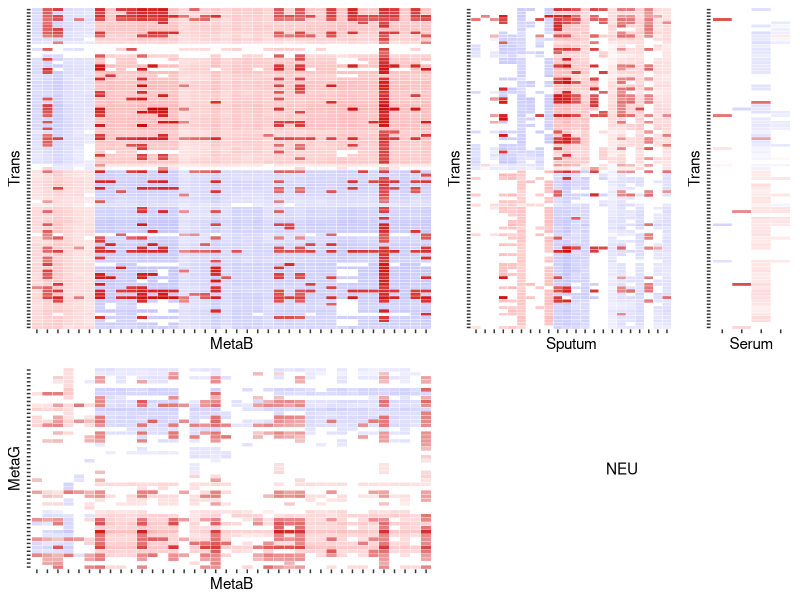
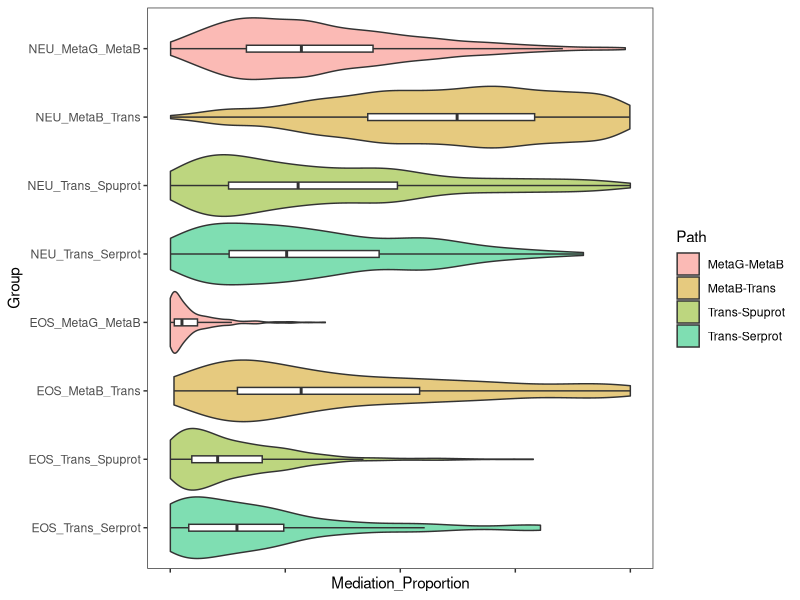
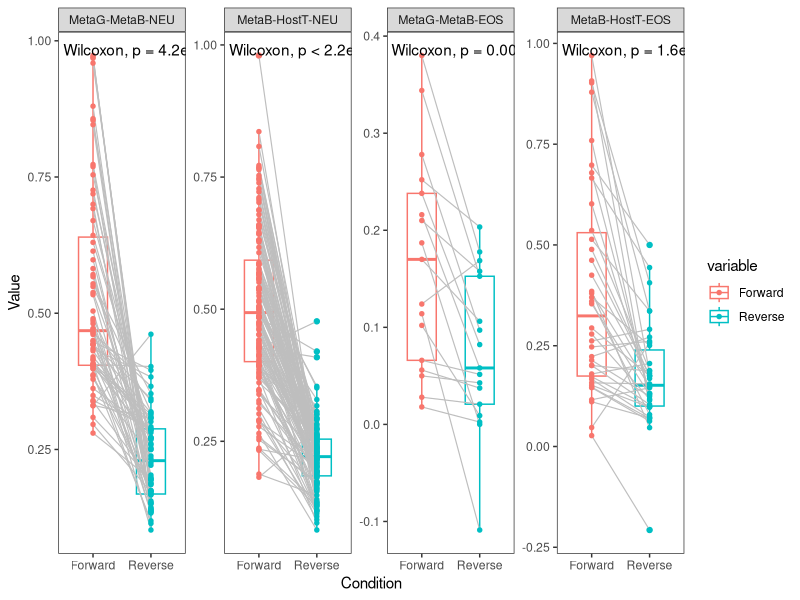

The R source for these figures, in order:
library(data.table)
library(dplyr)
library(reshape2)
library(ggplot2)
library(ggdendro)
library(readxl)
library(ggpubr)

excel_sheets("Fig E4 data.xlsx")

# Figure E4a ---------------------------------
CorrDf_metab.metag_neu <- read_excel("Fig E4 data.xlsx", sheet = "MetaG-MetaB Full")
CorrDf_metab.trans_neu <- read_excel("Fig E4 data.xlsx", sheet = "Trans-MetaB")
CorrDf_spupro.trans_neu <- read_excel("Fig E4 data.xlsx", sheet = "Trans-Sputpro")
CorrDf_serpro.trans_neu <- read_excel("Fig E4 data.xlsx", sheet = "Trans-Serpro")

keyStr_df <- cbind.data.frame(dfnameStr = c("metag","metab","trans","serpro","spupro"),
                              colStr = c("MetaG","MetaB","Trans","Cyto","Cyto"),
                              stringsAsFactors=F)

# nodes and types
nodeXs <- c("metab","serpro","spupro")  #do not change the sequences of elements in nodeXs 
nodeYs <- c("metag","trans")  #do not change the sequences of elements in nodeYs 
ENtypes <- c("neu")

for(enType in ENtypes){
  #  enType = ENtypes[2]
  
  for(nodex in nodeXs){
    # nodex = nodeXs[1]
    
    for(nodey in nodeYs){
      # nodey = nodeYs[2]
      
      
      corrDfName <- paste("CorrDf_",nodex,".",nodey,"_",enType,sep = "")
      if(!exists(corrDfName)) next
      
      CorrDf <- eval(parse(text = corrDfName))
      
      NodeXCol <- which(sapply(CorrDf, function(x) all(grepl(keyStr_df$colStr[which(keyStr_df$dfnameStr == nodex)], x) )) )
      colnames(CorrDf)[NodeXCol] <- "NodeX"
      
      NodeYCol <- which(sapply(CorrDf, function(x) all(grepl(keyStr_df$colStr[which(keyStr_df$dfnameStr == nodey)], x) )) )
      colnames(CorrDf)[NodeYCol] <- "NodeY"
      
      
      # organize the orders of nodex and nodey
      dat_r.w <- CorrDf %>% reshape2::dcast(NodeY ~ NodeX, value.var = "Correlation")
      rownames(dat_r.w) <- dat_r.w$NodeY; dat_r.w <- dat_r.w[-1]
      
      if(T){
        df <- t(dat_r.w) 
        x <- as.matrix(scale(df))
        dd.col <- as.dendrogram(hclust(dist(x)))
        col.ord <- order.dendrogram(dd.col)
        
        dd.row <- as.dendrogram(hclust(dist(t(x))))
        row.ord <- order.dendrogram(dd.row)
        
        xx <- scale(df)[col.ord, row.ord] 
        xx_names <- attr(xx, "dimnames") 
        #df <- as.data.frame(xx)
        ddata_x <- dendro_data(dd.row) 
        ddata_y <- dendro_data(dd.col) 
      } 
      if(!exists(paste("order_",nodey,sep = ""))) assign(paste("order_",nodey,sep = ""), xx_names[[2]],envir = .GlobalEnv)
      if(!exists(paste("order_",nodex,sep = ""))) assign(paste("order_",nodex,sep = ""), xx_names[[1]],envir = .GlobalEnv)
      
      
      order_nodex <- eval(parse(text = paste("order_",nodex,sep = "")))
      order_nodey <- eval(parse(text = paste("order_",nodey,sep = "")))
      
      if(!all(unique(CorrDf$NodeX) %in% order_nodex) ) {print(paste("not all nodes of ", nodex," were in predefined order so stop",sep = ""));break}
      if(!all(unique(CorrDf$NodeY) %in% order_nodey) ) {print(paste("not all nodes of ", nodey," were in predefined order so stop",sep = ""));break}
      
      
      CorrDf$NodeX <- factor(CorrDf$NodeX, levels = order_nodex)
      CorrDf$NodeY <- factor(CorrDf$NodeY, levels = order_nodey)
      
      CorrDf$ColorType <- sapply(c(1:nrow(CorrDf)), 
                                 function(i) {
                                   if(CorrDf$Linked[i] == "Y") return("Y") else if(CorrDf$`P-value`[i] >= 0.05) return("N_ns") else if(CorrDf$Correlation[i]>0) return("N_sig_posCorr") else return("N_sig_negCorr")
                                 })
      
      CorrDf$absCorr <- abs(CorrDf$Correlation)
      
      
      CorrDf <- CorrDf %>% filter( NodeX %in% order_nodex) %>% filter(NodeY %in% order_nodey)
      CorrDf$NodeX <- factor(CorrDf$NodeX, levels = order_nodex)
      CorrDf$NodeY <- factor(CorrDf$NodeY, levels = order_nodey)
      
      
      p <- ggplot(data = CorrDf, aes(x=NodeX,y=NodeY))+
        geom_tile(aes(fill=ColorType, alpha=absCorr),color="white") +
        theme(axis.text.x = element_text(angle = 90))+
        #scale_fill_manual(values=c("white","#e2e2e2","#cc0202"))+
        scale_fill_manual(values = c("white","#c1c1ff","#ffb6b6","#cc0202")) +
        #scale_alpha(limits = c(0.0,1.0), range = c(0,0.6))+
        theme(  panel.grid.major = element_blank(),
                panel.grid.minor = element_blank(),
                panel.background = element_blank())
      # axis.title.x = element_text(colour=NA),
      # axis.title.y = element_blank())
      
      assign(paste("HeatP_",nodex,".",nodey,"_",enType,sep = ""), p, envir = .GlobalEnv)
      
    }
    
    
  }
  
  
  assign(paste("order_metab_",enType,sep = ""), order_metab, envir = .GlobalEnv)
  assign(paste("order_metag_",enType,sep = ""), order_metag, envir = .GlobalEnv)
  assign(paste("order_trans_",enType,sep = ""), order_trans, envir = .GlobalEnv)
  assign(paste("order_serpro_",enType,sep = ""), order_serpro, envir = .GlobalEnv)
  assign(paste("order_spupro_",enType,sep = ""), order_spupro, envir = .GlobalEnv)
  
  remove(order_metab,order_metag,order_trans, order_serpro, order_spupro)
}




# Fig E4a. NEU integrated plot
ggarrange(ggarrange(HeatP_metab.trans_neu + 
                      theme(legend.position = "none", axis.text.x = element_blank(),axis.text.y = element_blank()) +
                      xlab("MetaB") + ylab("Trans"), 
                    HeatP_spupro.trans_neu + 
                      theme(legend.position = "none", axis.text.x = element_blank(),axis.text.y = element_blank()) +
                      xlab("Sputum") + ylab("Trans"),
                    HeatP_serpro.trans_neu + 
                      theme(legend.position = "none", axis.text.x  = element_blank(),axis.text.y = element_blank()) +
                      xlab("Serum") + ylab("Trans"),
                    nrow = 1, widths = c(0.55,0.3,0.15)),
          ggarrange(HeatP_metab.metag_neu + 
                      theme(legend.position = "none", axis.text.x = element_blank(),axis.text.y = element_blank()) +
                      xlab("MetaB") + ylab("MetaG"), 
                    ggplot() + geom_text(aes(x=0,y=0),label="NEU") + theme_dendro(), 
                    nrow = 1, widths = c(0.55,0.45)),
          nrow = 2,heights = c(0.6,0.4))




excel_sheets("Fig E4 data.xlsx")


# Figure E4c ----------------------------------
dat  <- read_excel("Fig E4 data.xlsx", sheet = "Prop of Mediation All")

# normalize
dat.dt <- dat 


dat.dt$InflammationType <- sapply(strsplit(dat.dt$Group,"_",fixed = T),"[[",1 )
dat.dt$Path <- sapply(dat.dt$Group,
                   function(x){
                     parts <- strsplit(x, "_", fixed = T)[[1]]
                     paste(parts[2:length(parts)], collapse = "-")
                   })

dat.dt$Path <- factor(dat.dt$Path, levels = c("MetaG-MetaB","MetaB-Trans","Trans-Spuprot","Trans-Serprot"))

dat.dt$InflammationType <- factor(dat.dt$InflammationType,levels = c("NEU","EOS"))
dat.dt <- dat.dt %>% arrange(Path) %>% arrange(InflammationType)

dat.dt$Group <- factor(dat.dt$Group, levels = rev(unique(dat.dt$Group)))

FigE4c <- ggplot(dat.dt ,
       aes(x=Group, y=Mediation_Proportion))+
  geom_violin(aes(fill=Path),trim = T, scale = "width", alpha=0.5)+
  geom_boxplot(width=0.1, outlier.shape = NA) + 
  scale_fill_manual(values = c("#F8766D","#CD9600","#7CAE00","#00BE67")) +
  theme_bw()+ theme(panel.grid = element_blank(),
                    axis.text.x = element_blank())+
  coord_flip()
FigE4c


# Figure E4d ----------------------------------

dat <- read_excel("Fig E4 data.xlsx", sheet = "Reverse Mediation")

plotDat <- dat %>%
  mutate(Forward = ABC_Prop, Reverse = ACB_Prop) %>%
  reshape2::melt(id.vars=c("Comparison","Type")) %>% 
  dplyr::filter(variable %in% c("Forward", "Reverse")) 

plotDat$Type <- factor(plotDat$Type, 
                       levels = c("MetaG-MetaB-NEU","MetaB-HostT-NEU","MetaG-MetaB-EOS","MetaB-HostT-EOS"))

FigE4d <- ggpaired(plotDat, x = "variable", y = "value",
         color = "variable", line.color = "gray", line.size = 0.4)+
  stat_compare_means(paired = TRUE) +
  facet_wrap(vars(Type), scales = "free", ncol = 4)+
  theme_bw()+theme(panel.grid = element_blank())
FigE4d
